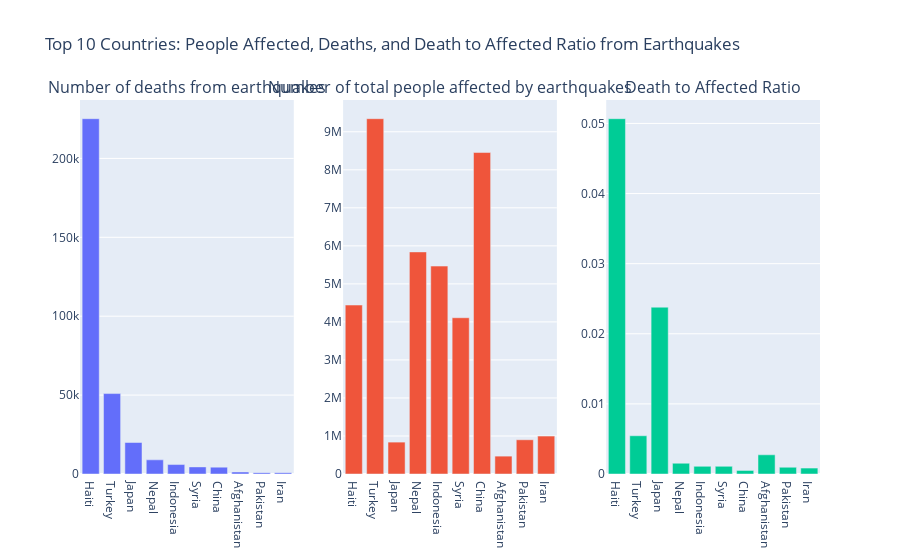

Notebook cell for this chart:
### Code cell
# Group by 'Country' and calculate the sum of 'Number of deaths from earthquakes'
# and the sum of 'Number of total people affected by earthquakes'
grouped_data2 = earthquake_data2.groupby('Country').agg({
    'Number of deaths from earthquakes': 'sum',
    'Number of total people affected by earthquakes': 'sum'
}).reset_index()


# Select the top 10 countries based on the highest number of deaths
top_10_countries = grouped_data2.nlargest(10, 'Number of deaths from earthquakes')

# Calculate the ratio of deaths to people affected
top_10_countries['Death to Affected Ratio'] = top_10_countries['Number of deaths from earthquakes'] / top_10_countries['Number of total people affected by earthquakes']

value_vars = ['Number of deaths from earthquakes', 'Number of total people affected by earthquakes', 'Death to Affected Ratio']
for var in value_vars:
    if var not in top_10_countries.columns:
        raise ValueError(f"'{var}' is not present in the DataFrame.")

# Create subplots
fig_combined = sp.make_subplots(rows=1, cols=3, subplot_titles=value_vars)

# Plot each variable separately
for i, var in enumerate(value_vars, start=1):
    melted_df = top_10_countries[['Country', var]]
    
    # Add a subplot
    fig_combined.add_trace(
        go.Bar(x=melted_df['Country'], y=melted_df[var], name=var),
        row=1, col=i
    )

# Update layout
fig_combined.update_layout(
    title_text='Top 10 Countries: People Affected, Deaths, and Death to Affected Ratio from Earthquakes',
    showlegend=False,  # Hide legend to avoid duplicate legends
)

### Figure 1 — Plotly figure (JSON) as saved in the notebook; plotly's stock layout.template omitted (floating-point values rounded to 4 significant figures)
{"data": [{"name": "Number of deaths from earthquakes", "type": "bar", "x": ["Haiti", "Turkey", "Japan", "Nepal", "Indonesia", "Syria", "China", "Afghanistan", "Pakistan", "Iran"], "xaxis": "x", "y": [225164, 50970, 19957, 8982, 5989, 4500, 4353, 1286, 867, 838], "yaxis": "y"}, {"name": "Number of total people affected by earthquakes", "type": "bar", "x": ["Haiti", "Turkey", "Japan", "Nepal", "Indonesia", "Syria", "China", "Afghanistan", "Pakistan", "Iran"], "xaxis": "x2", "y": [4443116, 9343509, 838725, 5840107, 5467559, 4109320, 8454036, 469942, 900228, 998364], "yaxis": "y2"}, {"name": "Death to Affected Ratio", "type": "bar", "x": ["Haiti", "Turkey", "Japan", "Nepal", "Indonesia", "Syria", "China", "Afghanistan", "Pakistan", "Iran"], "xaxis": "x3", "y": [0.05068, 0.005455, 0.02379, 0.001538, 0.001095, 0.001095, 0.0005149, 0.002737, 0.0009631, 0.0008394], "yaxis": "y3"}], "layout": {"annotations": [{"font": {"size": 16}, "showarrow": false, "text": "Number of deaths from earthquakes", "x": 0.1444, "xanchor": "center", "xref": "paper", "y": 1, "yanchor": "bottom", "yref": "paper"}, {"font": {"size": 16}, "showarrow": false, "text": "Number of total people affected by earthquakes", "x": 0.5, "xanchor": "center", "xref": "paper", "y": 1, "yanchor": "bottom", "yref": "paper"}, {"font": {"size": 16}, "showarrow": false, "text": "Death to Affected Ratio", "x": 0.8556, "xanchor": "center", "xref": "paper", "y": 1, "yanchor": "bottom", "yref": "paper"}], "showlegend": false, "title": {"text": "Top 10 Countries: People Affected, Deaths, and Death to Affected Ratio from Earthquakes"}, "xaxis": {"anchor": "y", "domain": [0, 0.2889]}, "xaxis2": {"anchor": "y2", "domain": [0.3556, 0.6444]}, "xaxis3": {"anchor": "y3", "domain": [0.7111, 1]}, "yaxis": {"anchor": "x", "domain": [0, 1]}, "yaxis2": {"anchor": "x2", "domain": [0, 1]}, "yaxis3": {"anchor": "x3", "domain": [0, 1]}}}
